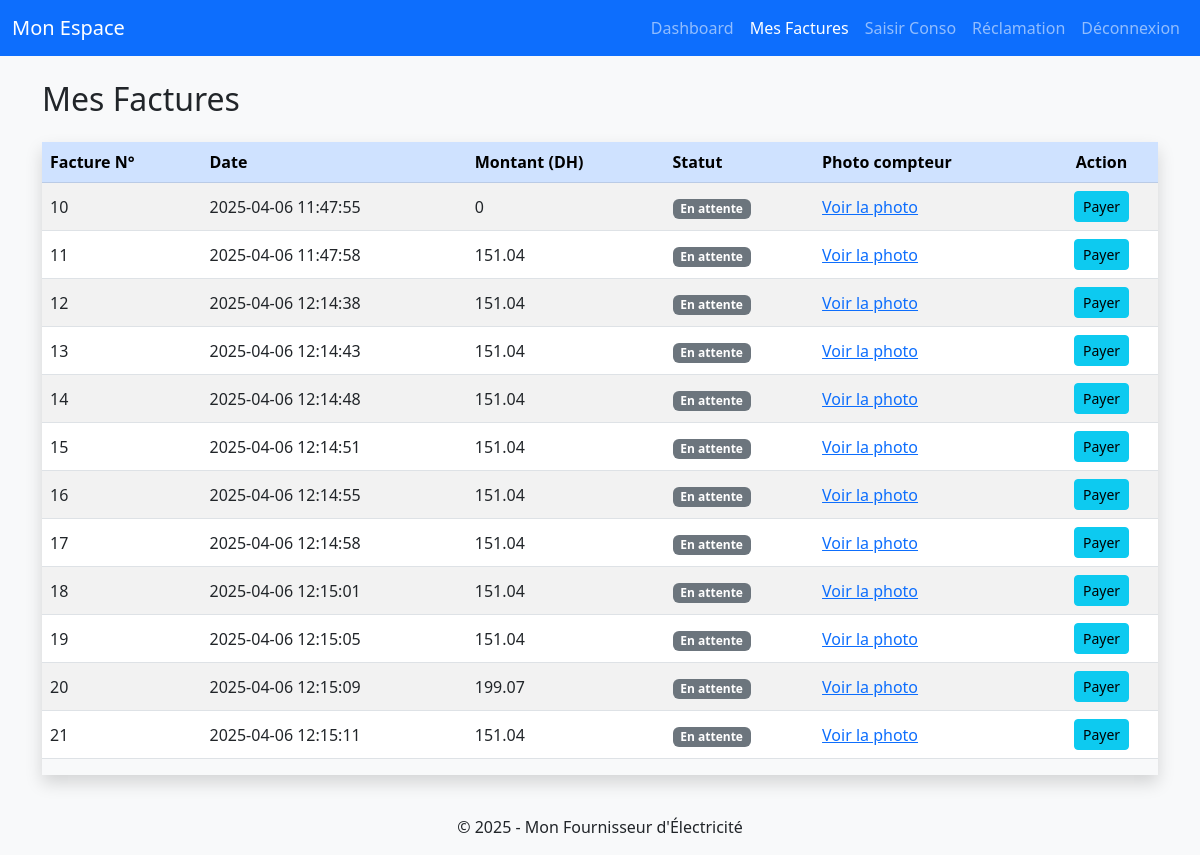
/traitement/factureTraitement.php?action=list (signed in), run on the app's committed database.
### tables this page shows
CREATE TABLE Facture (
        id INTEGER PRIMARY KEY AUTOINCREMENT,
        client_id INTEGER NOT NULL,
        montant REAL NOT NULL,
        date_emission TEXT NOT NULL,
        statut TEXT NOT NULL DEFAULT 'impayée', consumption_id INTEGER, kwh_consumed INTEGER,
        FOREIGN KEY (client_id) REFERENCES Client(id)
    );

### BD/Facture.php (called while the page is built, shortened)
<?php
class Facture {
    private $pdo;
    public function __construct($pdo) {
        $this->pdo = $pdo;
    }
    public function getFacturesByClient($clientId) {
        $sql = "SELECT * FROM Facture WHERE client_id = ?";
        $stmt = $this->pdo->prepare($sql);
        $stmt->execute([$clientId]);
        return $stmt->fetchAll(PDO::FETCH_ASSOC);
    }
}
?>

### BD/db.php (called while the page is built, shortened)
<?php
$dbFile = __DIR__ . '/gestion_elec_db.sqlite';
try {
    $pdo = new PDO("sqlite:" . $dbFile);
    $pdo->setAttribute(PDO::ATTR_ERRMODE, PDO::ERRMODE_EXCEPTION);
    $pdo->exec("PRAGMA foreign_keys = ON;");
    $pdo->exec($sql);
    $stmtF = $pdo->prepare("SELECT COUNT(*) as countF FROM Fournisseur WHERE emailF = :emailF");
    $stmtF->execute([':emailF' => "manaltalbi@gmail.com"]);
} catch (PDOException $e) {
    die('Erreur de connexion ou de création de tables : ' . $e->getMessage());
}
?>

### IHM/factures/list.php (the view, shortened to what this page needs)
<!DOCTYPE html>
<html lang="fr">
<head>
  <link href="https://cdn.jsdelivr.net/npm/bootstrap@5.3.0/dist/css/bootstrap.min.css" rel="stylesheet">
</head>
<body class="bg-light">
<nav class="navbar navbar-expand-lg navbar-dark bg-primary">
  <div class="container-fluid">
    <a class="navbar-brand" href="#">Mon Espace</a>
    <div class="collapse navbar-collapse" id="clientNavbar">
      <ul class="navbar-nav ms-auto mb-2 mb-lg-0">
        <li class="nav-item"><a class="nav-link" href="../client/client_dashboard.php">Dashboard</a></li>
        <li class="nav-item"><a class="nav-link active" href="list.php">Mes Factures</a></li>
        <li class="nav-item"><a class="nav-link" href="../client/client_new_consumption.php">Saisir Conso</a></li>
        <li class="nav-item"><a class="nav-link" href="../client/client_complaint.php">Réclamation</a></li>
        <li class="nav-item"><a class="nav-link" href="../../traitement/clientTraitement.php?action=logout">Déconnexion</a></li>
      </ul>
    </div>
  </div>
</nav>
<div class="container my-4">
  <h2 class="mb-4">Mes Factures</h2>
  <div class="table-responsive shadow">
    <table class="table table-striped table-hover align-middle">
      <thead class="table-primary">
        <tr>
          <th>Facture N°</th>
          <th>Date</th>
          <th>Montant (DH)</th>
          <th>Statut</th>
          <th>Photo compteur</th>
          <th class="text-center">Action</th>
        </tr>
      </thead>
      <tbody>
        <?php if (!empty($factures)): ?>
          <?php foreach ($factures as $facture): ?>
          <tr>
            <td><?php echo $facture['id']; ?></td>
            <td><?php echo $facture['date_emission']; ?></td>
            <td><?php echo $facture['montant']; ?></td>
            <td>
              <?php if (strtolower($facture['statut']) === 'payée'): ?>
                <span class="badge bg-success">Payée</span>
              <?php else: ?>
                <span class="badge bg-secondary">En attente</span>
              <?php endif; ?>
            </td>
            <td>
              <a href="#" class="text-decoration-underline" data-bs-toggle="modal" data-bs-target="#photoModal<?php echo $facture['id']; ?>">
                Voir la photo
              </a>
            </td>
            <td class="text-center">
              <form action="../../traitement/factureTraitement.php?action=pay" method="POST" style="display:inline;">
                <button type="submit" class="btn btn-sm btn-info">Payer</button>
              </form>
            </td>
          </tr>
          <?php endforeach; ?>
        <?php else: ?>
          <tr><td colspan="6">Aucune facture trouvée</td></tr>
        <?php endif; ?>
      </tbody>
    </table>
  </div>
</div>
<footer class="bg-light text-center py-3">
  <span>&copy; 2025 - Mon Fournisseur d'Électricité</span>
</footer>
</body>
</html>

### data on the page
facture: id "10", date_emission "2025-04-06 11:47:55", montant "0", statut "En attente"
facture: id "11", date_emission "2025-04-06 11:47:58", montant "151.04", statut "En attente"
facture: id "12", date_emission "2025-04-06 12:14:38", montant "151.04", statut "En attente"
facture: id "13", date_emission "2025-04-06 12:14:43", montant "151.04", statut "En attente"
facture: id "14", date_emission "2025-04-06 12:14:48", montant "151.04", statut "En attente"
facture: id "15", date_emission "2025-04-06 12:14:51", montant "151.04", statut "En attente"
facture: id "16", date_emission "2025-04-06 12:14:55", montant "151.04", statut "En attente"
facture: id "17", date_emission "2025-04-06 12:14:58", montant "151.04", statut "En attente"
facture: id "18", date_emission "2025-04-06 12:15:01", montant "151.04", statut "En attente"
facture: id "19", date_emission "2025-04-06 12:15:05", montant "151.04", statut "En attente"
facture: id "20", date_emission "2025-04-06 12:15:09", montant "199.07", statut "En attente"
facture: id "21", date_emission "2025-04-06 12:15:11", montant "151.04", statut "En attente"
